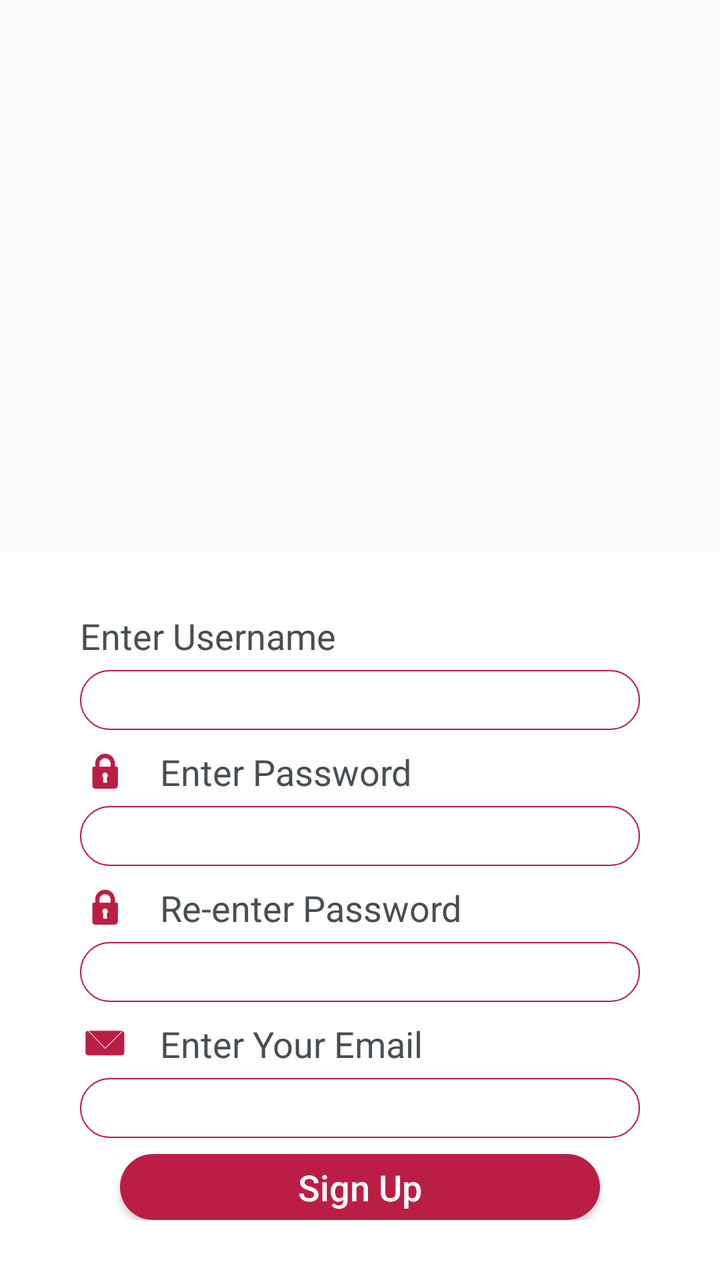
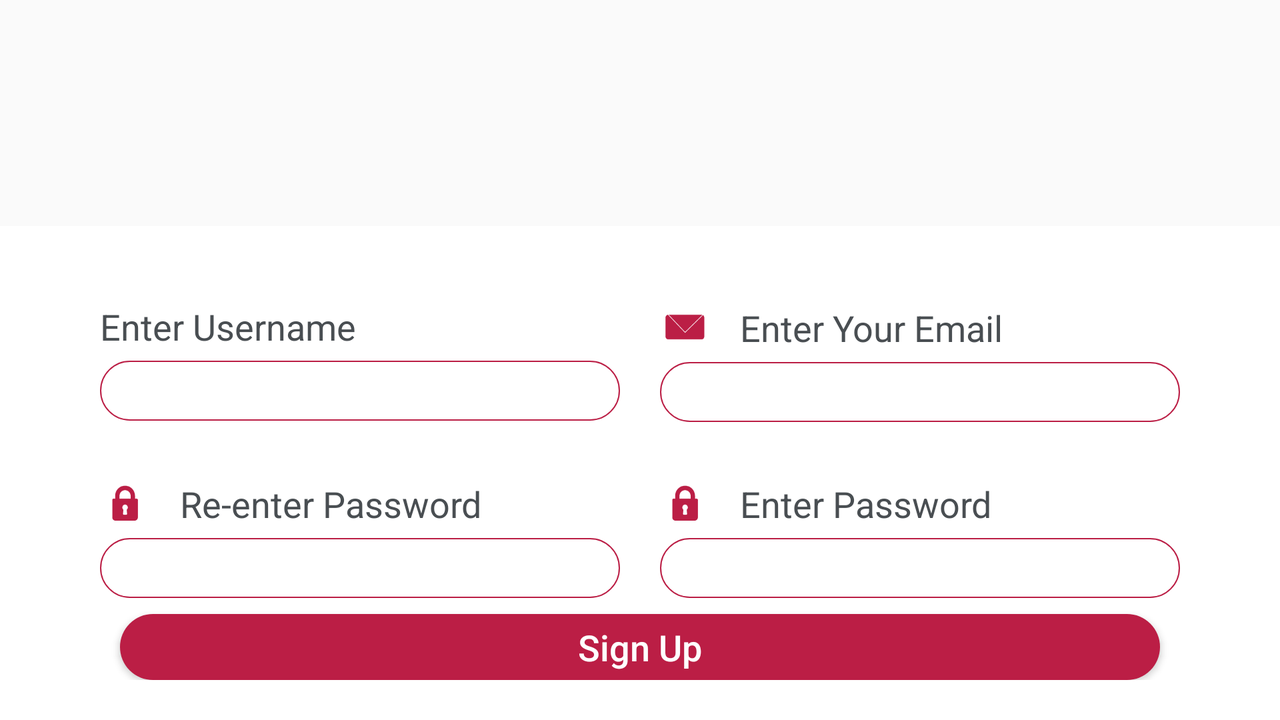

First picture: res/layout/ on a phone held upright. Second picture: the repository's own variant of that layout, on a device whose configuration matches the variant's folder. Source for both follows.
<!-- AndroidManifest.xml: application theme AppTheme -->
<!-- res/layout/sign_up_fragment.xml -->
<?xml version="1.0" encoding="utf-8"?>
<LinearLayout xmlns:android="http://schemas.android.com/apk/res/android"
    android:id="@+id/sign_up"
    xmlns:app="http://schemas.android.com/apk/res-auto"
    xmlns:tools="http://schemas.android.com/tools"
    android:layout_width="match_parent"
    android:layout_height="match_parent"
    android:gravity="center"
    android:orientation="vertical"
    android:background="@drawable/background">
    <LinearLayout
        android:layout_width="match_parent"
        android:layout_height="match_parent"
        android:layout_weight="7"
        android:background="@drawable/background_top"
        android:orientation="vertical">

        <LinearLayout
            android:layout_width="match_parent"
            android:layout_height="match_parent"
            android:layout_weight="5"
            android:gravity="center"
            android:layout_gravity="center">

            <ImageView
                android:layout_width="match_parent"
                android:layout_height="wrap_content"
                android:adjustViewBounds="true"
                android:src="@drawable/autograph"/>
        </LinearLayout>
    </LinearLayout>
    <LinearLayout
        android:layout_width="match_parent"
        android:layout_height="wrap_content"
        android:background="@drawable/layout_back2"
        android:gravity="center">
        <ScrollView
            android:layout_width="match_parent"
            android:layout_height="wrap_content"
            android:isScrollContainer="true">
                <LinearLayout
                    android:layout_width="match_parent"
                    android:layout_height="match_parent"
                    android:paddingTop="30dp"
                    android:paddingBottom="30dp"
                    android:layout_marginLeft="@dimen/form_padding_sides"
                    android:layout_marginRight="@dimen/form_padding_sides"
                    android:orientation="vertical">
                    <TextView
                        android:layout_width="match_parent"
                        android:layout_height="wrap_content"
                        android:drawableLeft="@drawable/user_image"
                        android:gravity="bottom"
                        android:text="Enter Username"
                        android:textColor="@color/colorgrey"
                        android:textSize="@dimen/form_text_size"
                        android:theme="@style/AppTheme" />
                    <EditText
                        android:id="@+id/username"
                        android:layout_width="match_parent"
                        android:layout_height="@dimen/form_field_height"
                        android:inputType="text"
                        android:textSize="@dimen/form_text_size"
                        android:layout_marginTop="@dimen/form_field_text_spacing"
                        android:background="@drawable/sign_up_back1"
                        android:paddingLeft="@dimen/form_field_padding"
                        android:paddingRight="@dimen/form_field_padding"
                        android:paddingTop="@dimen/form_field_padding_vertical"
                        android:paddingBottom="@dimen/form_field_padding_vertical"
                        android:singleLine="true"/>

                    <TextView
                        android:layout_width="match_parent"
                        android:layout_height="wrap_content"
                        android:layout_marginTop="@dimen/form_field_spacing"
                        android:drawableLeft="@drawable/pswrd_2"
                        android:gravity="bottom"
                        android:text="Enter Password"
                        android:textColor="@color/colorgrey"
                        android:textSize="@dimen/form_text_size"
                        android:theme="@style/AppTheme" />

                    <EditText
                        android:id="@+id/password"
                        android:layout_width="match_parent"
                        android:layout_height="@dimen/form_field_height"
                        android:layout_marginTop="@dimen/form_field_text_spacing"
                        android:textSize="@dimen/form_text_size"
                        android:inputType="textPassword"
                        android:background="@drawable/sign_up_back1"
                        android:paddingLeft="@dimen/form_field_padding"
                        android:paddingRight="@dimen/form_field_padding"
                        android:paddingTop="@dimen/form_field_padding_vertical"
                        android:paddingBottom="@dimen/form_field_padding_vertical"
                        android:singleLine="true"/>

                    <TextView
                        android:layout_width="match_parent"
                        android:layout_height="wrap_content"
                        android:layout_marginTop="@dimen/form_field_spacing"
                        android:drawableLeft="@drawable/pswrd_2"
                        android:gravity="bottom"
                        android:text="Re-enter Password"
                        android:textColor="@color/colorgrey"
                        android:textSize="@dimen/form_text_size"
                        android:theme="@style/AppTheme" />

                    <EditText
                        android:id="@+id/confirmpassword"
                        android:layout_width="match_parent"
                        android:layout_height="@dimen/form_field_height"
                        android:inputType="textPassword"
                        android:layout_marginTop="@dimen/form_field_text_spacing"
                        android:background="@drawable/sign_up_back1"
                        android:paddingLeft="@dimen/form_field_padding"
                        android:paddingRight="@dimen/form_field_padding"
                        android:paddingTop="@dimen/form_field_padding_vertical"
                        android:paddingBottom="@dimen/form_field_padding_vertical"
                        android:singleLine="true"/>

                    <TextView
                        android:layout_width="match_parent"
                        android:layout_height="wrap_content"
                        android:layout_marginTop="@dimen/form_field_spacing"
                        android:drawableLeft="@drawable/eml"
                        android:gravity="bottom"
                        android:text="Enter Your Email"
                        android:textColor="@color/colorgrey"
                        android:textSize="@dimen/form_text_size"
                        android:theme="@style/AppTheme"
                        android:singleLine="true"/>

                    <EditText
                        android:id="@+id/email"
                        android:layout_width="match_parent"
                        android:layout_height="@dimen/form_field_height"
                        android:layout_marginTop="@dimen/form_field_text_spacing"
                        android:background="@drawable/sign_up_back1"
                        android:paddingLeft="@dimen/form_field_padding"
                        android:paddingRight="@dimen/form_field_padding"
                        android:paddingTop="@dimen/form_field_padding_vertical"
                        android:paddingBottom="@dimen/form_field_padding_vertical"
                        android:singleLine="true"/>

                    <Button
                        android:id="@+id/sign_up_btn"
                        android:inputType="text"
                        android:layout_width="match_parent"
                        android:layout_height="@dimen/button_height"
                        android:layout_marginLeft="@dimen/form_button_side_margin"
                        android:layout_marginTop="@dimen/form_field_spacing"
                        android:layout_marginRight="@dimen/form_button_side_margin"
                        android:background="@drawable/btn_back1"
                        android:text="Sign Up"
                        android:singleLine="true"
                        android:textColor="@color/colorwhite"
                        android:textSize="@dimen/form_text_size"
                        android:theme="@style/AppTheme" />

                </LinearLayout>

        </ScrollView>

    </LinearLayout>

</LinearLayout>
<!-- resources referenced by this layout -->
<resources>
  <color name="colorgrey">#494E52</color>
  <color name="colorwhite">#ffffff</color>
  <!-- from res/values-xxhdpi/ -->
  <dimen name="button_height">33dp</dimen>
  <!-- from res/values-xxhdpi/ -->
  <dimen name="form_button_side_margin">20dp</dimen>
  <!-- from res/values-xxhdpi/ -->
  <dimen name="form_field_height">30dp</dimen>
  <!-- from res/values-xxhdpi/ -->
  <dimen name="form_field_padding">15dp</dimen>
  <!-- from res/values-xxhdpi/ -->
  <dimen name="form_field_padding_vertical">2dp</dimen>
  <!-- from res/values-xxhdpi/ -->
  <dimen name="form_field_spacing">8dp</dimen>
  <!-- from res/values-xxhdpi/ -->
  <dimen name="form_field_text_spacing">5dp</dimen>
  <!-- from res/values-xxhdpi/ -->
  <dimen name="form_padding_sides">40dp</dimen>
  <!-- from res/values-xxhdpi/ -->
  <dimen name="form_text_size">18sp</dimen>
  <!-- drawable btn_back1 (drawable) -->
  <?xml version="1.0" encoding="utf-8"?>
  <shape android:shape="rectangle"
      android:dither="true"
      android:useLevel="true"
      xmlns:android="http://schemas.android.com/apk/res/android">
      <solid android:color="@color/defaultAppColor"/>
  
      <corners android:radius="100dp" />
  </shape>
  <!-- drawable eml (drawable) -->
  <layer-list xmlns:android="http://schemas.android.com/apk/res/android" >
  
      <item
          android:drawable="@drawable/mail"
          android:width="25dp"
          android:height="25dp"
          android:right="15dp"
          android:bottom="0dp"
          />
  
  </layer-list >
  <!-- drawable layout_back2 (drawable) -->
  <?xml version="1.0" encoding="utf-8"?>
  <shape android:shape="rectangle"
      android:dither="true"
      android:useLevel="true"
      xmlns:android="http://schemas.android.com/apk/res/android">
      <solid android:color="@color/colorwhite"/>
  </shape>
  <!-- drawable pswrd_2 (drawable) -->
  <layer-list xmlns:android="http://schemas.android.com/apk/res/android" >
  
      <item
          android:drawable="@drawable/password_2"
          android:width="25dp"
          android:height="25dp"
          android:right="15dp"
          android:bottom="0dp"
          />
  
  </layer-list >
  <!-- drawable sign_up_back1 (drawable) -->
  <?xml version="1.0" encoding="utf-8"?>
  <shape android:shape="rectangle"
      android:dither="true"
      android:useLevel="true"
      xmlns:android="http://schemas.android.com/apk/res/android">
      <solid android:color="@color/colorwhite"/>
      <stroke android:color="@color/defaultAppColor" android:width="0.7dp" android:dashGap="20dp" />
      <corners android:radius="100dp" />
  </shape>
  <!-- drawable user_image (drawable) -->
  <?xml version="1.0" encoding="utf-8"?>
  <layer-list xmlns:android="http://schemas.android.com/apk/res/android" >
  
      <item
          android:drawable="@drawable/user_name"
          android:width="25dp"
          android:height="25dp"
          android:right="15dp"
          android:bottom="2dp"
          >
  
      </item>
  
  </layer-list >
  <style name="AppTheme" parent="Theme.AppCompat.Light.DarkActionBar">
          
          <item name="colorPrimary">@color/colorPrimary</item>
          <item name="colorPrimaryDark">@color/colorPrimaryDark</item>
          <item name="colorAccent">@color/colorAccent</item>
          <item name="windowActionBar">false</item>
          <item name="windowNoTitle">true</item>
      </style>
  <color name="defaultAppColor">#BB1E45</color>
  <!-- drawable mail: png bitmap (drawable, 1179 bytes) -->
  <!-- drawable password_2: png bitmap (drawable, 1140 bytes) -->
  <color name="colorPrimary">#3F51B5</color>
  <color name="colorPrimaryDark">#303F9F</color>
  <color name="colorAccent">#FF4081</color>
</resources>
<!-- res/layout-land/sign_up_fragment.xml (the repository's variant of the layout above) -->
<!-- drawn on the phone turned sideways -->
<?xml version="1.0" encoding="utf-8"?>
<LinearLayout xmlns:android="http://schemas.android.com/apk/res/android"
    android:id="@+id/sign_up"
    xmlns:app="http://schemas.android.com/apk/res-auto"
    xmlns:tools="http://schemas.android.com/tools"
    android:layout_width="match_parent"
    android:layout_height="match_parent"
    android:gravity="center"
    android:orientation="vertical"
    android:background="@drawable/background_top">
    <LinearLayout
        android:layout_width="match_parent"
        android:layout_height="match_parent"
        android:layout_weight="7"
        android:orientation="vertical">

        <LinearLayout
            android:layout_width="match_parent"
            android:layout_height="match_parent"
            android:layout_weight="5"
            android:gravity="center"
            android:layout_gravity="center">

            <ImageView
                android:layout_width="wrap_content"
                android:layout_height="150dp"
                android:src="@drawable/autograph"
                android:adjustViewBounds="true"
                android:layout_gravity="center"/>

        </LinearLayout>

    </LinearLayout>

    <LinearLayout
        android:layout_width="match_parent"
        android:layout_height="wrap_content"
        android:paddingLeft="@dimen/form_padding_sides"
        android:paddingRight="@dimen/form_padding_sides"
        android:background="@drawable/layout_back2"
        android:paddingBottom="@dimen/form_padding_bottom"
        android:paddingTop="@dimen/form_padding_bottom"
        android:orientation="vertical">

       <LinearLayout
           android:layout_width="match_parent"
           android:layout_height="match_parent"
           android:orientation="horizontal"
           android:weightSum="2">
           <LinearLayout
               android:layout_width="match_parent"
               android:layout_height="match_parent"
               android:orientation="vertical"
               android:padding="10dp"
               android:layout_weight="1">
               <TextView
                   android:layout_width="match_parent"
                   android:layout_height="wrap_content"
                   android:layout_marginTop="@dimen/form_field_spacing"
                   android:drawableLeft="@drawable/user_image"
                   android:gravity="bottom"
                   android:text="Enter Username"
                   android:textColor="@color/colorgrey"
                   android:textSize="@dimen/form_text_size"
                   android:theme="@style/AppTheme" />

               <EditText
                   android:id="@+id/username"
                   android:layout_width="match_parent"
                   android:layout_height="@dimen/form_field_height"
                   android:inputType="text"
                   android:textSize="@dimen/form_text_size"
                   android:layout_marginTop="@dimen/form_field_text_spacing"
                   android:background="@drawable/sign_up_back1"
                   android:paddingLeft="@dimen/form_field_padding"
                   android:paddingRight="@dimen/form_field_padding"
                   android:paddingTop="@dimen/form_field_padding_vertical"
                   android:paddingBottom="@dimen/form_field_padding_vertical" />


           </LinearLayout>
           <LinearLayout
               android:layout_width="match_parent"
               android:layout_height="match_parent"
               android:layout_weight="1"
               android:orientation="vertical"
               android:padding="10dp">
               <TextView
                   android:layout_width="match_parent"
                   android:layout_height="wrap_content"
                   android:layout_marginTop="@dimen/form_field_spacing"
                   android:drawableLeft="@drawable/eml"
                   android:gravity="bottom"
                   android:text="Enter Your Email"
                   android:textColor="@color/colorgrey"
                   android:textSize="@dimen/form_text_size"
                   android:theme="@style/AppTheme" />

               <EditText
                   android:id="@+id/email"
                   android:layout_width="match_parent"
                   android:layout_height="@dimen/form_field_height"
                   android:layout_marginTop="@dimen/form_field_text_spacing"
                   android:background="@drawable/sign_up_back1"
                   android:paddingLeft="@dimen/form_field_padding"
                   android:paddingRight="@dimen/form_field_padding"
                   android:paddingTop="@dimen/form_field_padding_vertical"
                   android:paddingBottom="@dimen/form_field_padding_vertical" />

           </LinearLayout>


       </LinearLayout>
        <LinearLayout
            android:layout_width="match_parent"
            android:layout_height="match_parent"
            android:orientation="horizontal"
            android:weightSum="2">
            <LinearLayout
                android:layout_width="match_parent"
                android:layout_height="match_parent"
                android:layout_weight="1"
                android:paddingEnd="10dp"
                android:paddingStart="10dp"
                android:orientation="vertical">
                <TextView
                    android:layout_width="match_parent"
                    android:layout_height="wrap_content"
                    android:layout_marginTop="@dimen/form_text_size"
                    android:drawableLeft="@drawable/pswrd_2"
                    android:gravity="bottom"
                    android:text="Re-enter Password"
                    android:textColor="@color/colorgrey"
                    android:textSize="@dimen/form_text_size"
                    android:theme="@style/AppTheme" />

                <EditText
                    android:id="@+id/confirmpassword"
                    android:layout_width="match_parent"
                    android:layout_height="@dimen/form_field_height"
                    android:inputType="textPassword"
                    android:layout_marginTop="@dimen/form_field_text_spacing"
                    android:background="@drawable/sign_up_back1"
                    android:paddingLeft="@dimen/form_field_padding"
                    android:paddingRight="@dimen/form_field_padding"
                    android:paddingTop="@dimen/form_field_padding_vertical"
                    android:paddingBottom="@dimen/form_field_padding_vertical" />

            </LinearLayout>
            <LinearLayout
                android:layout_width="match_parent"
                android:layout_height="match_parent"
                android:paddingEnd="10dp"
                android:paddingStart="10dp"
                android:layout_weight="1"
                android:orientation="vertical">
                <TextView
                    android:layout_width="match_parent"
                    android:layout_height="wrap_content"
                    android:layout_marginTop="@dimen/form_text_size"
                    android:drawableLeft="@drawable/pswrd_2"
                    android:gravity="bottom"
                    android:text="Enter Password"
                    android:textColor="@color/colorgrey"
                    android:textSize="@dimen/form_text_size"
                    android:theme="@style/AppTheme" />

                <EditText
                    android:id="@+id/password"
                    android:layout_width="match_parent"
                    android:layout_height="@dimen/form_field_height"
                    android:layout_marginTop="@dimen/form_field_text_spacing"
                    android:textSize="@dimen/form_text_size"
                    android:inputType="textPassword"
                    android:background="@drawable/sign_up_back1"
                    android:paddingLeft="@dimen/form_field_padding"
                    android:paddingRight="@dimen/form_field_padding"
                    android:paddingTop="@dimen/form_field_padding_vertical"
                    android:paddingBottom="@dimen/form_field_padding_vertical" />
            </LinearLayout>

        </LinearLayout>

        <Button
            android:id="@+id/sign_up_btn"
            android:inputType="text"
            android:layout_width="match_parent"
            android:layout_height="@dimen/button_height"
            android:layout_marginLeft="@dimen/form_button_side_margin"
            android:layout_marginTop="@dimen/form_field_spacing"
            android:layout_marginRight="@dimen/form_button_side_margin"
            android:background="@drawable/btn_back1"
            android:text="Sign Up"
            android:textColor="@color/colorwhite"
            android:textSize="@dimen/form_text_size"
            android:theme="@style/AppTheme" />

    </LinearLayout>

</LinearLayout>
<!-- resources referenced by the variant -->
<!-- as the phone turned sideways resolves them -->
<resources>
  <color name="colorgrey">#494E52</color>
  <color name="colorwhite">#ffffff</color>
  <!-- from res/values-xxhdpi/ -->
  <dimen name="button_height">33dp</dimen>
  <!-- from res/values-xxhdpi/ -->
  <dimen name="form_button_side_margin">20dp</dimen>
  <!-- from res/values-xxhdpi/ -->
  <dimen name="form_field_height">30dp</dimen>
  <!-- from res/values-xxhdpi/ -->
  <dimen name="form_field_padding">15dp</dimen>
  <!-- from res/values-xxhdpi/ -->
  <dimen name="form_field_padding_vertical">2dp</dimen>
  <!-- from res/values-xxhdpi/ -->
  <dimen name="form_field_spacing">8dp</dimen>
  <!-- from res/values-xxhdpi/ -->
  <dimen name="form_field_text_spacing">5dp</dimen>
  <!-- from res/values-xxhdpi/ -->
  <dimen name="form_padding_bottom">20dp</dimen>
  <!-- from res/values-xxhdpi/ -->
  <dimen name="form_padding_sides">40dp</dimen>
  <!-- from res/values-xxhdpi/ -->
  <dimen name="form_text_size">18sp</dimen>
  <!-- drawable btn_back1 (drawable) -->
  <?xml version="1.0" encoding="utf-8"?>
  <shape android:shape="rectangle"
      android:dither="true"
      android:useLevel="true"
      xmlns:android="http://schemas.android.com/apk/res/android">
      <solid android:color="@color/defaultAppColor"/>
  
      <corners android:radius="100dp" />
  </shape>
  <!-- drawable eml (drawable) -->
  <layer-list xmlns:android="http://schemas.android.com/apk/res/android" >
  
      <item
          android:drawable="@drawable/mail"
          android:width="25dp"
          android:height="25dp"
          android:right="15dp"
          android:bottom="0dp"
          />
  
  </layer-list >
  <!-- drawable layout_back2 (drawable) -->
  <?xml version="1.0" encoding="utf-8"?>
  <shape android:shape="rectangle"
      android:dither="true"
      android:useLevel="true"
      xmlns:android="http://schemas.android.com/apk/res/android">
      <solid android:color="@color/colorwhite"/>
  </shape>
  <!-- drawable pswrd_2 (drawable) -->
  <layer-list xmlns:android="http://schemas.android.com/apk/res/android" >
  
      <item
          android:drawable="@drawable/password_2"
          android:width="25dp"
          android:height="25dp"
          android:right="15dp"
          android:bottom="0dp"
          />
  
  </layer-list >
  <!-- drawable sign_up_back1 (drawable) -->
  <?xml version="1.0" encoding="utf-8"?>
  <shape android:shape="rectangle"
      android:dither="true"
      android:useLevel="true"
      xmlns:android="http://schemas.android.com/apk/res/android">
      <solid android:color="@color/colorwhite"/>
      <stroke android:color="@color/defaultAppColor" android:width="0.7dp" android:dashGap="20dp" />
      <corners android:radius="100dp" />
  </shape>
  <!-- drawable user_image (drawable) -->
  <?xml version="1.0" encoding="utf-8"?>
  <layer-list xmlns:android="http://schemas.android.com/apk/res/android" >
  
      <item
          android:drawable="@drawable/user_name"
          android:width="25dp"
          android:height="25dp"
          android:right="15dp"
          android:bottom="2dp"
          >
  
      </item>
  
  </layer-list >
  <style name="AppTheme" parent="Theme.AppCompat.Light.DarkActionBar">
          
          <item name="colorPrimary">@color/colorPrimary</item>
          <item name="colorPrimaryDark">@color/colorPrimaryDark</item>
          <item name="colorAccent">@color/colorAccent</item>
          <item name="windowActionBar">false</item>
          <item name="windowNoTitle">true</item>
      </style>
  <color name="defaultAppColor">#BB1E45</color>
  <!-- drawable mail: png bitmap (drawable, 1179 bytes) -->
  <!-- drawable password_2: png bitmap (drawable, 1140 bytes) -->
  <color name="colorPrimary">#3F51B5</color>
  <color name="colorPrimaryDark">#303F9F</color>
  <color name="colorAccent">#FF4081</color>
</resources>
